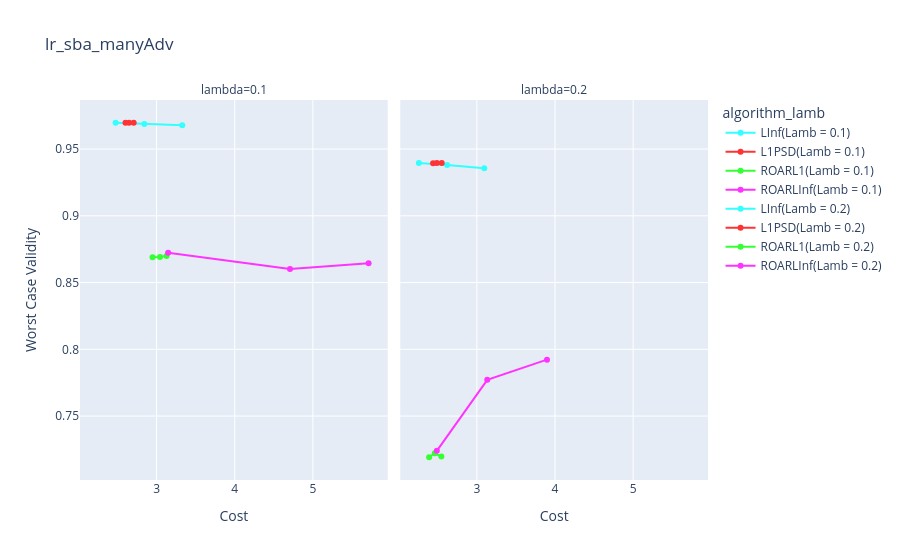

The cell this chart's notebook holds for it:
### Code cell
# custom_colors = {
#     "LInf(Lamb = 0.1)": "#33FFFF",
#     "L1PSD(Lamb = 0.1)": "#FF3333",
#     "ROARL1(Lamb = 0.1)": "#33FF33",
#     "ROARLInf(Lamb = 0.1)": "#FF33FF",
#     "LInf(Lamb = 0.3)": "#33FFFF",
#     "L1PSD(Lamb = 0.3)": "#FF3333",
#     "ROARL1(Lamb = 0.3)": "#33FF33",
#     "ROARLInf(Lamb = 0.3)": "#FF33FF"
# }

custom_colors = {
    "LInf(Lamb = 0.1)": "#33FFFF",
    "L1PSD(Lamb = 0.1)": "#FF3333",
    "ROARL1(Lamb = 0.1)": "#33FF33",
    "ROARLInf(Lamb = 0.1)": "#FF33FF",
    "LInf(Lamb = 0.2)": "#33FFFF",
    "L1PSD(Lamb = 0.2)": "#FF3333",
    "ROARL1(Lamb = 0.2)": "#33FF33",
    "ROARLInf(Lamb = 0.2)": "#FF33FF"
}

fig = px.line(df_graph, 
           x="Cost", y="Worst Case Validity", 
           color="algorithm_lamb",
           hover_data=["alpha", "lambda"],
           title=f"{params['base_model']}_{params['data']}_{params['adv_method']}Adv",
           markers=True,
           color_discrete_map=custom_colors,
           facet_col="lambda") 
fig

### Figure 1 — Plotly figure (JSON) as saved in the notebook; plotly's stock layout.template omitted (floating-point values rounded to 4 significant figures)
{"data": [{"customdata": [[0.02, 0.1], [0.1, 0.1], [0.2, 0.1]], "hovertemplate": "algorithm_lamb=LInf(Lamb = 0.1)<br>lambda=%{customdata[1]}<br>Cost=%{x}<br>Worst Case Validity=%{y}<br>alpha=%{customdata[0]}<extra></extra>", "legendgroup": "LInf(Lamb = 0.1)", "line": {"color": "#33FFFF", "dash": "solid"}, "marker": {"symbol": "circle"}, "mode": "lines+markers", "name": "LInf(Lamb = 0.1)", "orientation": "v", "showlegend": true, "type": "scatter", "x": [2.475, 2.843, 3.329], "xaxis": "x", "y": [0.9697, 0.9688, 0.9678], "yaxis": "y"}, {"customdata": [[0.02, 0.1], [0.1, 0.1], [0.2, 0.1]], "hovertemplate": "algorithm_lamb=L1PSD(Lamb = 0.1)<br>lambda=%{customdata[1]}<br>Cost=%{x}<br>Worst Case Validity=%{y}<br>alpha=%{customdata[0]}<extra></extra>", "legendgroup": "L1PSD(Lamb = 0.1)", "line": {"color": "#FF3333", "dash": "solid"}, "marker": {"symbol": "circle"}, "mode": "lines+markers", "name": "L1PSD(Lamb = 0.1)", "orientation": "v", "showlegend": true, "type": "scatter", "x": [2.602, 2.648, 2.707], "xaxis": "x", "y": [0.9697, 0.9697, 0.9697], "yaxis": "y"}, {"customdata": [[0.02, 0.1], [0.1, 0.1], [0.2, 0.1]], "hovertemplate": "algorithm_lamb=ROARL1(Lamb = 0.1)<br>lambda=%{customdata[1]}<br>Cost=%{x}<br>Worst Case Validity=%{y}<br>alpha=%{customdata[0]}<extra></extra>", "legendgroup": "ROARL1(Lamb = 0.1)", "line": {"color": "#33FF33", "dash": "solid"}, "marker": {"symbol": "circle"}, "mode": "lines+markers", "name": "ROARL1(Lamb = 0.1)", "orientation": "v", "showlegend": true, "type": "scatter", "x": [2.948, 3.044, 3.128], "xaxis": "x", "y": [0.869, 0.8692, 0.87], "yaxis": "y"}, {"customdata": [[0.02, 0.1], [0.1, 0.1], [0.2, 0.1]], "hovertemplate": "algorithm_lamb=ROARLInf(Lamb = 0.1)<br>lambda=%{customdata[1]}<br>Cost=%{x}<br>Worst Case Validity=%{y}<br>alpha=%{customdata[0]}<extra></extra>", "legendgroup": "ROARLInf(Lamb = 0.1)", "line": {"color": "#FF33FF", "dash": "solid"}, "marker": {"symbol": "circle"}, "mode": "lines+markers", "name": "ROARLInf(Lamb = 0.1)", "orientation": "v", "showlegend": true, "type": "scatter", "x": [3.148, 4.708, 5.713], "xaxis": "x", "y": [0.8722, 0.8602, 0.8645], "yaxis": "y"}, {"customdata": [[0.02, 0.2], [0.1, 0.2], [0.2, 0.2]], "hovertemplate": "algorithm_lamb=LInf(Lamb = 0.2)<br>lambda=%{customdata[1]}<br>Cost=%{x}<br>Worst Case Validity=%{y}<br>alpha=%{customdata[0]}<extra></extra>", "legendgroup": "LInf(Lamb = 0.2)", "line": {"color": "#33FFFF", "dash": "solid"}, "marker": {"symbol": "circle"}, "mode": "lines+markers", "name": "LInf(Lamb = 0.2)", "orientation": "v", "showlegend": true, "type": "scatter", "x": [2.257, 2.619, 3.095], "xaxis": "x2", "y": [0.9396, 0.9381, 0.9356], "yaxis": "y2"}, {"customdata": [[0.02, 0.2], [0.1, 0.2], [0.2, 0.2]], "hovertemplate": "algorithm_lamb=L1PSD(Lamb = 0.2)<br>lambda=%{customdata[1]}<br>Cost=%{x}<br>Worst Case Validity=%{y}<br>alpha=%{customdata[0]}<extra></extra>", "legendgroup": "L1PSD(Lamb = 0.2)", "line": {"color": "#FF3333", "dash": "solid"}, "marker": {"symbol": "circle"}, "mode": "lines+markers", "name": "L1PSD(Lamb = 0.2)", "orientation": "v", "showlegend": true, "type": "scatter", "x": [2.44, 2.487, 2.55], "xaxis": "x2", "y": [0.9395, 0.9396, 0.9395], "yaxis": "y2"}, {"customdata": [[0.02, 0.2], [0.1, 0.2], [0.2, 0.2]], "hovertemplate": "algorithm_lamb=ROARL1(Lamb = 0.2)<br>lambda=%{customdata[1]}<br>Cost=%{x}<br>Worst Case Validity=%{y}<br>alpha=%{customdata[0]}<extra></extra>", "legendgroup": "ROARL1(Lamb = 0.2)", "line": {"color": "#33FF33", "dash": "solid"}, "marker": {"symbol": "circle"}, "mode": "lines+markers", "name": "ROARL1(Lamb = 0.2)", "orientation": "v", "showlegend": true, "type": "scatter", "x": [2.389, 2.462, 2.546], "xaxis": "x2", "y": [0.7192, 0.7221, 0.7197], "yaxis": "y2"}, {"customdata": [[0.02, 0.2], [0.1, 0.2], [0.2, 0.2]], "hovertemplate": "algorithm_lamb=ROARLInf(Lamb = 0.2)<br>lambda=%{customdata[1]}<br>Cost=%{x}<br>Worst Case Validity=%{y}<br>alpha=%{customdata[0]}<extra></extra>", "legendgroup": "ROARLInf(Lamb = 0.2)", "line": {"color": "#FF33FF", "dash": "solid"}, "marker": {"symbol": "circle"}, "mode": "lines+markers", "name": "ROARLInf(Lamb = 0.2)", "orientation": "v", "showlegend": true, "type": "scatter", "x": [2.487, 3.133, 3.897], "xaxis": "x2", "y": [0.724, 0.7771, 0.7923], "yaxis": "y2"}], "layout": {"annotations": [{"font": {}, "showarrow": false, "text": "lambda=0.1", "x": 0.245, "xanchor": "center", "xref": "paper", "y": 1, "yanchor": "bottom", "yref": "paper"}, {"font": {}, "showarrow": false, "text": "lambda=0.2", "x": 0.755, "xanchor": "center", "xref": "paper", "y": 1, "yanchor": "bottom", "yref": "paper"}], "legend": {"title": {"text": "algorithm_lamb"}, "tracegroupgap": 0}, "title": {"text": "lr_sba_manyAdv"}, "xaxis": {"anchor": "y", "domain": [0, 0.49], "title": {"text": "Cost"}}, "xaxis2": {"anchor": "y2", "domain": [0.51, 1], "matches": "x", "title": {"text": "Cost"}}, "yaxis": {"anchor": "x", "domain": [0, 1], "title": {"text": "Worst Case Validity"}}, "yaxis2": {"anchor": "x2", "domain": [0, 1], "matches": "y", "showticklabels": false}}}
